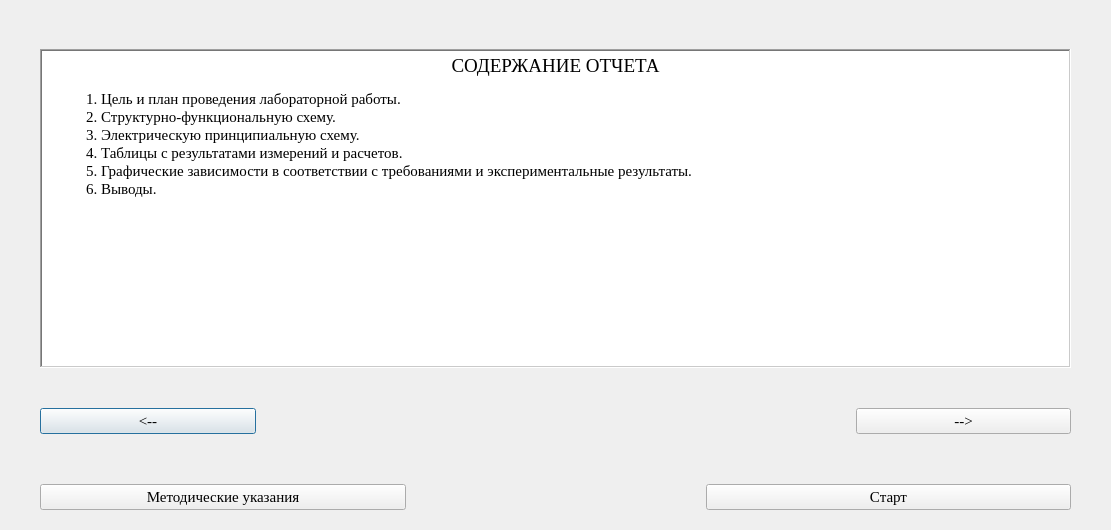
<?xml version="1.0" encoding="UTF-8"?>
<ui version="4.0">
 <class>Dialog</class>
 <widget class="QDialog" name="Dialog">
  <property name="geometry">
   <rect>
    <x>0</x>
    <y>0</y>
    <width>1111</width>
    <height>530</height>
   </rect>
  </property>
  <property name="font">
   <font>
    <family>Times New Roman</family>
    <pointsize>11</pointsize>
   </font>
  </property>
  <property name="windowTitle">
   <string>Dialog</string>
  </property>
  <widget class="QWidget" name="verticalLayoutWidget">
   <property name="geometry">
    <rect>
     <x>0</x>
     <y>-1</y>
     <width>1111</width>
     <height>531</height>
    </rect>
   </property>
   <layout class="QVBoxLayout" name="verticalLayout">
    <property name="spacing">
     <number>20</number>
    </property>
    <property name="topMargin">
     <number>10</number>
    </property>
    <item>
     <layout class="QHBoxLayout" name="horizontalLayout_3">
      <property name="leftMargin">
       <number>40</number>
      </property>
      <property name="topMargin">
       <number>40</number>
      </property>
      <property name="rightMargin">
       <number>40</number>
      </property>
      <property name="bottomMargin">
       <number>10</number>
      </property>
      <item>
       <widget class="QTextBrowser" name="StrucTB">
        <property name="frameShape">
         <enum>QFrame::WinPanel</enum>
        </property>
        <property name="verticalScrollBarPolicy">
         <enum>Qt::ScrollBarAsNeeded</enum>
        </property>
        <property name="horizontalScrollBarPolicy">
         <enum>Qt::ScrollBarAlwaysOff</enum>
        </property>
        <property name="sizeAdjustPolicy">
         <enum>QAbstractScrollArea::AdjustIgnored</enum>
        </property>
        <property name="html">
         <string>&lt;!DOCTYPE HTML PUBLIC &quot;-//W3C//DTD HTML 4.0//EN&quot; &quot;http://www.w3.org/TR/REC-html40/strict.dtd&quot;&gt;
&lt;html&gt;&lt;head&gt;&lt;meta name=&quot;qrichtext&quot; content=&quot;1&quot; /&gt;&lt;style type=&quot;text/css&quot;&gt;
p, li { white-space: pre-wrap; }
&lt;/style&gt;&lt;/head&gt;&lt;body style=&quot; font-family:'Times New Roman'; font-size:11pt; font-weight:400; font-style:normal;&quot;&gt;
&lt;p align=&quot;center&quot; style=&quot; margin-top:0px; margin-bottom:0px; margin-left:0px; margin-right:0px; -qt-block-indent:0; text-indent:0px;&quot;&gt;&lt;span style=&quot; font-size:14pt;&quot;&gt;СОДЕРЖАНИЕ ОТЧЕТА&lt;/span&gt;&lt;/p&gt;
&lt;p style=&quot; margin-top:0px; margin-bottom:0px; margin-left:0px; margin-right:0px; -qt-block-indent:0; text-indent:0px;&quot;&gt;&lt;span style=&quot; font-size:8pt;&quot;&gt; &lt;/span&gt;&lt;/p&gt;
&lt;p style=&quot; margin-top:0px; margin-bottom:0px; margin-left:0px; margin-right:0px; -qt-block-indent:0; text-indent:0px;&quot;&gt;	1. Цель и план проведения лабораторной работы.&lt;/p&gt;
&lt;p style=&quot; margin-top:0px; margin-bottom:0px; margin-left:0px; margin-right:0px; -qt-block-indent:0; text-indent:0px;&quot;&gt;	2. Структурно-функциональную схему.&lt;/p&gt;
&lt;p style=&quot; margin-top:0px; margin-bottom:0px; margin-left:0px; margin-right:0px; -qt-block-indent:0; text-indent:0px;&quot;&gt;	3. Электрическую принципиальную схему.&lt;/p&gt;
&lt;p style=&quot; margin-top:0px; margin-bottom:0px; margin-left:0px; margin-right:0px; -qt-block-indent:0; text-indent:0px;&quot;&gt;	4. Таблицы с результатами измерений и расчетов.&lt;/p&gt;
&lt;p style=&quot; margin-top:0px; margin-bottom:0px; margin-left:0px; margin-right:0px; -qt-block-indent:0; text-indent:0px;&quot;&gt;	5. Графические зависимости в соответствии c требованиями и экспериментальные результаты.&lt;/p&gt;
&lt;p style=&quot; margin-top:0px; margin-bottom:0px; margin-left:0px; margin-right:0px; -qt-block-indent:0; text-indent:0px;&quot;&gt;	6. Выводы.&lt;/p&gt;&lt;/body&gt;&lt;/html&gt;</string>
        </property>
        <property name="tabStopWidth">
         <number>40</number>
        </property>
       </widget>
      </item>
     </layout>
    </item>
    <item>
     <layout class="QHBoxLayout" name="horizontalLayout_6">
      <property name="spacing">
       <number>600</number>
      </property>
      <property name="leftMargin">
       <number>40</number>
      </property>
      <property name="topMargin">
       <number>10</number>
      </property>
      <property name="rightMargin">
       <number>40</number>
      </property>
      <property name="bottomMargin">
       <number>10</number>
      </property>
      <item>
       <widget class="QPushButton" name="LeftB">
        <property name="font">
         <font>
          <family>Times New Roman</family>
          <pointsize>11</pointsize>
         </font>
        </property>
        <property name="cursor">
         <cursorShape>PointingHandCursor</cursorShape>
        </property>
        <property name="text">
         <string>&lt;--</string>
        </property>
        <property name="default">
         <bool>false</bool>
        </property>
        <property name="flat">
         <bool>false</bool>
        </property>
       </widget>
      </item>
      <item>
       <widget class="QPushButton" name="RightB">
        <property name="font">
         <font>
          <family>Times New Roman</family>
          <pointsize>11</pointsize>
         </font>
        </property>
        <property name="cursor">
         <cursorShape>PointingHandCursor</cursorShape>
        </property>
        <property name="text">
         <string>--&gt;</string>
        </property>
       </widget>
      </item>
     </layout>
    </item>
    <item>
     <layout class="QHBoxLayout" name="horizontalLayout_2">
      <property name="spacing">
       <number>300</number>
      </property>
      <property name="leftMargin">
       <number>40</number>
      </property>
      <property name="topMargin">
       <number>20</number>
      </property>
      <property name="rightMargin">
       <number>40</number>
      </property>
      <property name="bottomMargin">
       <number>20</number>
      </property>
      <item>
       <widget class="QPushButton" name="MetodB_2">
        <property name="font">
         <font>
          <family>Times New Roman</family>
          <pointsize>11</pointsize>
         </font>
        </property>
        <property name="cursor">
         <cursorShape>PointingHandCursor</cursorShape>
        </property>
        <property name="text">
         <string>Методические указания</string>
        </property>
        <property name="default">
         <bool>false</bool>
        </property>
       </widget>
      </item>
      <item>
       <widget class="QPushButton" name="StartB_2">
        <property name="font">
         <font>
          <family>Times New Roman</family>
          <pointsize>11</pointsize>
         </font>
        </property>
        <property name="cursor">
         <cursorShape>PointingHandCursor</cursorShape>
        </property>
        <property name="text">
         <string>Старт</string>
        </property>
       </widget>
      </item>
     </layout>
    </item>
   </layout>
  </widget>
 </widget>
 <resources/>
 <connections/>
</ui>
